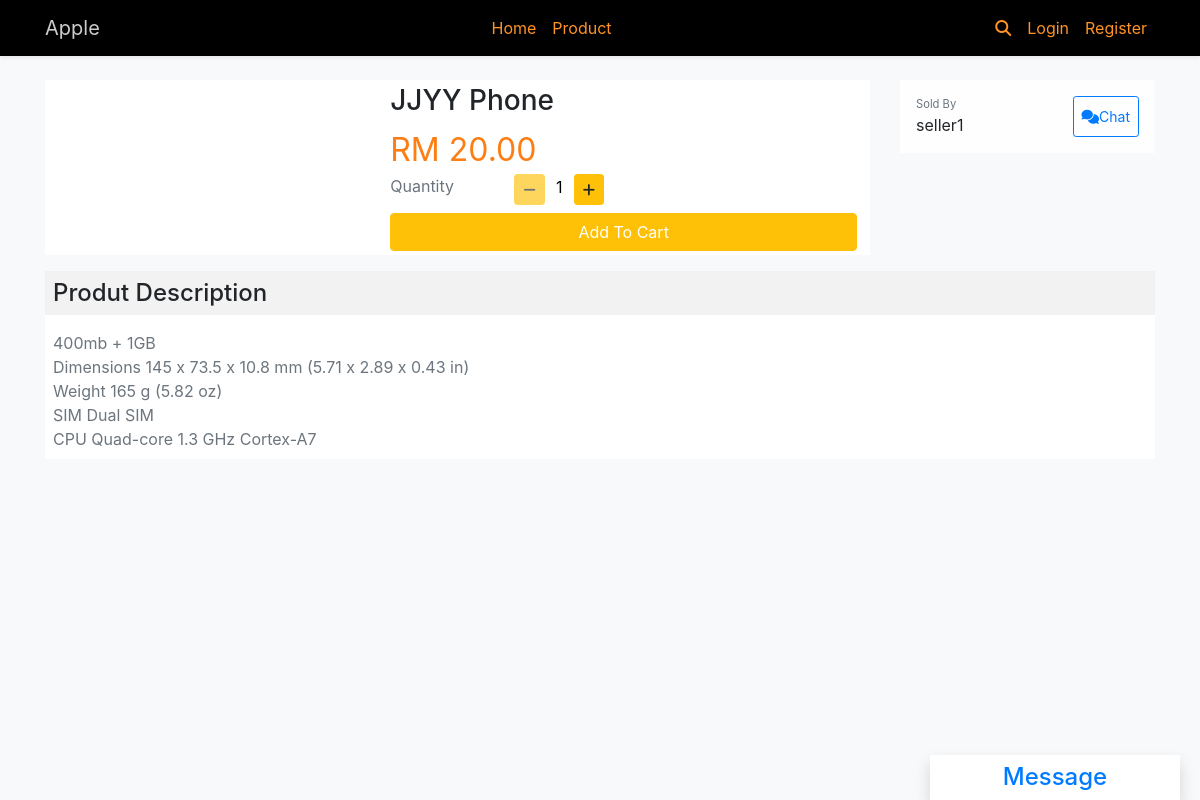
The page /detail.php?pid=1 on the database its author committed.
### tables this page shows
CREATE TABLE `product` (
  `id` int(255) NOT NULL,
  `prdt_code` varchar(30) NOT NULL,
  `prdt_name` varchar(50) NOT NULL,
  `prdt_type` varchar(30) NOT NULL,
  `prdt_oriPrice` varchar(20) NOT NULL,
  `prdt_sellPrice` varchar(20) NOT NULL,
  `prdt_desc` varchar(255) NOT NULL,
  `prdt_image` varchar(255) NOT NULL,
  `prdt_quantity` varchar(10) NOT NULL,
  `prdt_available` int(20) NOT NULL,
  `prdt_seller` int(255) NOT NULL
);

CREATE TABLE `users` (
  `id` int(11) NOT NULL,
  `username` varchar(30) NOT NULL,
  `password` varchar(225) NOT NULL,
  `email` varchar(30) NOT NULL,
  `position` varchar(30) NOT NULL,
  `create_date` timestamp NOT NULL DEFAULT CURRENT_TIMESTAMP ON UPDATE CURRENT_TIMESTAMP
);

### detail.php (the view, shortened to what this page needs)
<?php
require_once('config/bootstrap.php');
require_once('customer/layouts.php');
if(isset($_GET['pid'])) {
    $product_id = $_GET['pid'];
} else {
    header('location: index.php');
}
$query = "SELECT * FROM product LEFT JOIN users ON product.prdt_seller = users.id WHERE product.id = $product_id";
$result = mysqli_query($conn, $query);
if(!$result)
    die('Fetch Error!');
else {
    $num_row = mysqli_num_rows($result);
    if($num_row > 0) {
        $product = mysqli_fetch_object($result);
    } else {
        echo '404';
    }
}
?>
<div class="bg-white shadow" style="width: 250px;position: fixed;right: 20px;bottom: 0;">
    <div class="h4 text-center pt-2 text-primary">Message</div>
</div>
<div class="container mt-4">
    <div class="row">
        <div class="col-12 col-md-9">
            <div class="bg-white mb-3">
                <div class="row">
                    <div class="col-12 col-md-5">
                        <div class="m-1">
                        </div>
                    </div>
                    <div class="col-12 col-md-7 pl-0 pr-4">
                        <div class="m-1">
                            <h3><?= $product->prdt_name ?></h3>
                            <div style="color: #fd7e14;font-size: 2rem;">
                                RM <?= number_format(floatval($product->prdt_sellPrice), 2) ?>
                            </div>
                            <div class="row">
                                <div class="col-3">
                                    <div class="text-muted">Quantity</div>
                                </div>
                                <div class="col-9">
                                    <div class="mb-2">
                                        <button id="minus-btn" class="btn btn-sm btn-warning" disabled>
                                            <i class="fas fa-minus"></i>
                                        </button>
                                        <input id="quantity" type="text" step="1" min="<?= ($product->prdt_quantity == 0) ? '0' : '1' ?>" value="<?= ($product->prdt_quantity == 0) ? '0' : '1' ?>"
                                            max="<?= $product->prdt_quantity ?>" style="width:20px;" class="border-0 text-center">
                                        <button class="btn btn-sm btn-warning" id="add-btn" <?= ($product->prdt_quantity == 0) ? 'disabled' : '' ?>>
                                            <i class="fas fa-plus"></i>
                                        </button>
                                    </div>
                                </div>
                            </div>
                            <div>
                                <button class="btn btn-block btn-warning text-white" id="btn-cart" <?= ($product->prdt_quantity == 0) ? 'disabled' : '' ?>>Add To Cart</button>
                            </div>
                        </div>
                    </div>
                </div>
            </div>
        </div>
        <div class="col-12 col-md-3 mb-3">
            <div class="d-flex justify-content-between p-3" style="background-color: #fefefe;">
                <div>
                    <div class="text-muted" style="font-size: 0.7rem">Sold By</div>
                    <div><?= print_r($product->username) ?></div>
                </div>
                <button class="btn btn-sm btn-outline-primary"><i class="fas fa-comments"></i>Chat</button>
            </div>
        </div>
    </div>
</div>
<div class="container">
    <div class="bg-white">
        <div class="p-2 h4" style="background-color: #f2f2f2;">Produt Description</div>
        <p class="text-muted p-2">
            <?= nl2br($product->prdt_desc) ?>
        </p>
    </div>
</div>

### rows shown on the page
product: prdt_name "JJYY Phone", prdt_sellPrice "20.00", prdt_quantity "1", users.username "seller1", prdt_desc "400mb + 1GB Dimensions 145 x 73.5 x 10.8 mm (5.71 x 2.89 x 0.43 in) Weight 165 g (5.82 oz) SIM Dual SIM CPU Quad-core 1.3 GHz Cortex-A7"

### other values the page prints
$appName "Apple"
